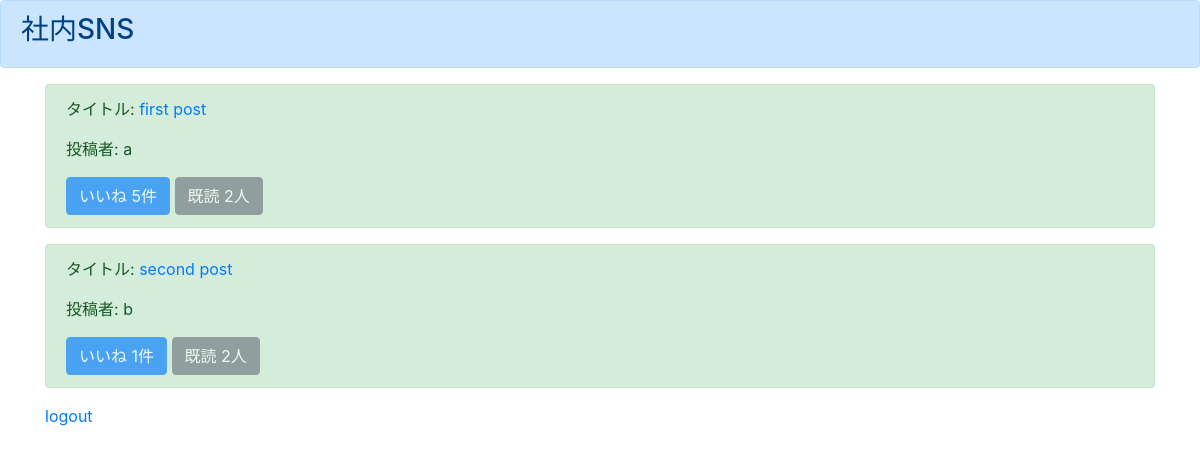
The page /list/ (signed in) on the database as committed earlier.
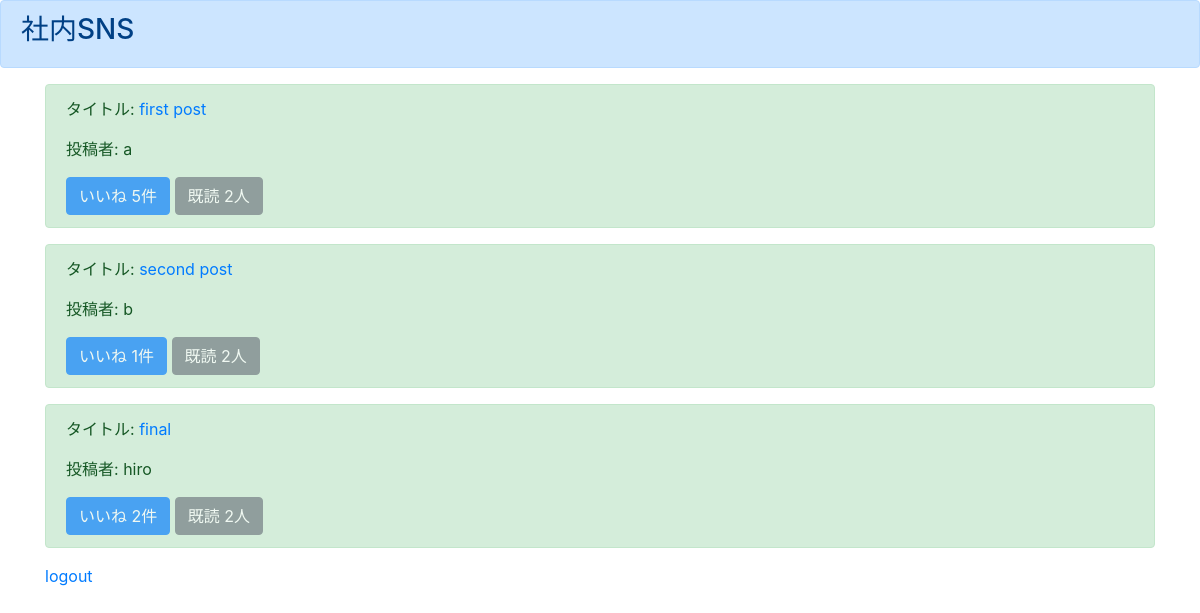
The same page on the database as committed later.
### boardapp/models.py (models this page shows)
class BoardModel(models.Model):
    title = models.CharField(max_length=100)
    content = models.TextField()
    author = models.CharField(max_length=50)
    snsimage = models.ImageField(upload_to='')
    good = models.IntegerField(null=True, blank=True, default=1)
    read = models.IntegerField(null=True, blank=True, default=1)
    readtext = models.TextField(null=True, blank=True, default='a')

### boardapp/views.py (the view)
# urls.py: path('list/', listfunc, name='list'),
def listfunc(request):
    object_list = BoardModel.objects.all()
    return render(request, 'list.html', {'object_list':object_list})

### templates/list.html
{% extends 'base.html' %}
{% block header %}
<div class="alert alert-primary" role="alert">
    <h3>社内SNS</h3>
</div>
{% endblock header %}
{% block content %}
{% if user.is_authenticated %}
    <div class="container">
        {% for item in object_list %}
        <div class="alert alert-success" role="alert">
            <p>タイトル: <a href="{% url 'detail' item.pk %}">{{ item.title }}</a></p>
            <p>投稿者: {{ item.author }}</p>
            <a href="#" class="btn btn-primary disabled" role="button" aria-pressed="true">いいね {{ item.good }}件</a>
            <a href="#" class="btn btn-secondary disabled" role="button" aria-pressed="true">既読 {{ item.read }}人</a>
        </div>
        {% endfor %}
        <a href="{% url 'logout' %}">logout</a>
    </div>
{% else %}
    please login
{% endif %}
{% endblock content %}

### templates/base.html (shortened to what this page needs)
<!doctype html>
<html lang="en">
<head>
    <link rel="stylesheet" href="https://cdn.jsdelivr.net/npm/bootstrap@4.6.2/dist/css/bootstrap.min.css">
</head>
{% block header %}
{% endblock header %}
{% block content %}
{% endblock content %}
</html>

Rows that differ between the two databases and show on the page:
added BoardModel: title "final", author "hiro", good "2", read "2"
